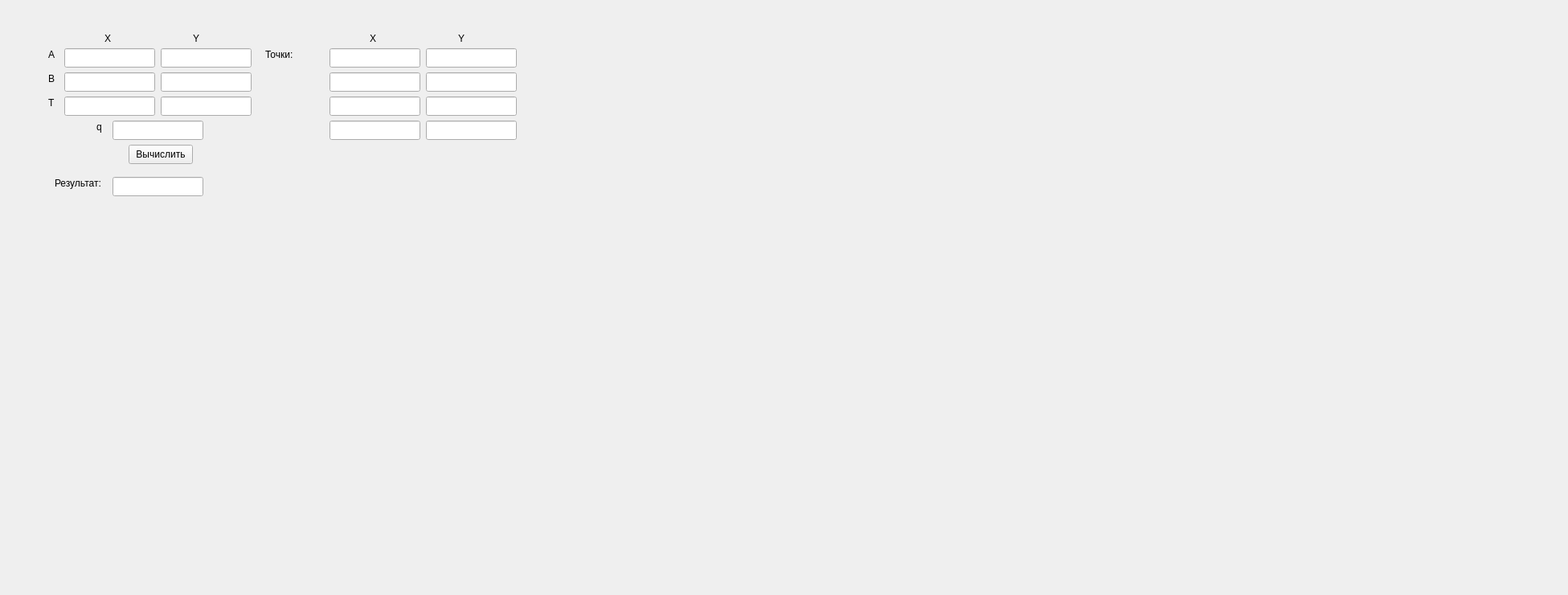
<?xml version="1.0" encoding="UTF-8"?>
<ui version="4.0">
 <class>MainWindow</class>
 <widget class="QMainWindow" name="MainWindow">
  <property name="geometry">
   <rect>
    <x>0</x>
    <y>0</y>
    <width>1951</width>
    <height>740</height>
   </rect>
  </property>
  <property name="windowTitle">
   <string>MainWindow</string>
  </property>
  <widget class="QWidget" name="centralwidget">
   <widget class="QLineEdit" name="crdAY">
    <property name="geometry">
     <rect>
      <x>200</x>
      <y>60</y>
      <width>113</width>
      <height>24</height>
     </rect>
    </property>
   </widget>
   <widget class="QLineEdit" name="crdBY">
    <property name="geometry">
     <rect>
      <x>200</x>
      <y>90</y>
      <width>113</width>
      <height>24</height>
     </rect>
    </property>
   </widget>
   <widget class="QLineEdit" name="crdAX">
    <property name="geometry">
     <rect>
      <x>80</x>
      <y>60</y>
      <width>113</width>
      <height>24</height>
     </rect>
    </property>
   </widget>
   <widget class="QLineEdit" name="crdBX">
    <property name="geometry">
     <rect>
      <x>80</x>
      <y>90</y>
      <width>113</width>
      <height>24</height>
     </rect>
    </property>
   </widget>
   <widget class="QLineEdit" name="crdTX">
    <property name="geometry">
     <rect>
      <x>80</x>
      <y>120</y>
      <width>113</width>
      <height>24</height>
     </rect>
    </property>
   </widget>
   <widget class="QLineEdit" name="crdTY">
    <property name="geometry">
     <rect>
      <x>200</x>
      <y>120</y>
      <width>113</width>
      <height>24</height>
     </rect>
    </property>
   </widget>
   <widget class="QLabel" name="label">
    <property name="geometry">
     <rect>
      <x>60</x>
      <y>60</y>
      <width>16</width>
      <height>16</height>
     </rect>
    </property>
    <property name="minimumSize">
     <size>
      <width>0</width>
      <height>16</height>
     </size>
    </property>
    <property name="text">
     <string>A</string>
    </property>
   </widget>
   <widget class="QLabel" name="label_2">
    <property name="geometry">
     <rect>
      <x>60</x>
      <y>90</y>
      <width>16</width>
      <height>16</height>
     </rect>
    </property>
    <property name="minimumSize">
     <size>
      <width>0</width>
      <height>16</height>
     </size>
    </property>
    <property name="text">
     <string>B</string>
    </property>
   </widget>
   <widget class="QLabel" name="label_3">
    <property name="geometry">
     <rect>
      <x>60</x>
      <y>120</y>
      <width>16</width>
      <height>16</height>
     </rect>
    </property>
    <property name="minimumSize">
     <size>
      <width>0</width>
      <height>16</height>
     </size>
    </property>
    <property name="text">
     <string>T</string>
    </property>
   </widget>
   <widget class="QLabel" name="label_4">
    <property name="geometry">
     <rect>
      <x>130</x>
      <y>40</y>
      <width>16</width>
      <height>16</height>
     </rect>
    </property>
    <property name="minimumSize">
     <size>
      <width>0</width>
      <height>16</height>
     </size>
    </property>
    <property name="text">
     <string>X</string>
    </property>
   </widget>
   <widget class="QLabel" name="label_5">
    <property name="geometry">
     <rect>
      <x>240</x>
      <y>40</y>
      <width>16</width>
      <height>16</height>
     </rect>
    </property>
    <property name="minimumSize">
     <size>
      <width>0</width>
      <height>16</height>
     </size>
    </property>
    <property name="text">
     <string>Y</string>
    </property>
   </widget>
   <widget class="QPushButton" name="pushButton">
    <property name="geometry">
     <rect>
      <x>160</x>
      <y>180</y>
      <width>80</width>
      <height>24</height>
     </rect>
    </property>
    <property name="text">
     <string>Вычислить</string>
    </property>
   </widget>
   <widget class="QLabel" name="label_6">
    <property name="geometry">
     <rect>
      <x>68</x>
      <y>220</y>
      <width>71</width>
      <height>16</height>
     </rect>
    </property>
    <property name="text">
     <string>Результат:</string>
    </property>
   </widget>
   <widget class="QLineEdit" name="result">
    <property name="geometry">
     <rect>
      <x>140</x>
      <y>220</y>
      <width>113</width>
      <height>24</height>
     </rect>
    </property>
    <property name="readOnly">
     <bool>true</bool>
    </property>
   </widget>
   <widget class="QLineEdit" name="qngle">
    <property name="geometry">
     <rect>
      <x>140</x>
      <y>150</y>
      <width>113</width>
      <height>24</height>
     </rect>
    </property>
    <property name="text">
     <string/>
    </property>
   </widget>
   <widget class="QLabel" name="label_7">
    <property name="geometry">
     <rect>
      <x>120</x>
      <y>150</y>
      <width>16</width>
      <height>16</height>
     </rect>
    </property>
    <property name="minimumSize">
     <size>
      <width>0</width>
      <height>16</height>
     </size>
    </property>
    <property name="text">
     <string>q</string>
    </property>
   </widget>
   <widget class="QLineEdit" name="pty2">
    <property name="geometry">
     <rect>
      <x>530</x>
      <y>90</y>
      <width>113</width>
      <height>24</height>
     </rect>
    </property>
    <property name="readOnly">
     <bool>true</bool>
    </property>
   </widget>
   <widget class="QLabel" name="label_8">
    <property name="geometry">
     <rect>
      <x>570</x>
      <y>40</y>
      <width>16</width>
      <height>16</height>
     </rect>
    </property>
    <property name="minimumSize">
     <size>
      <width>0</width>
      <height>16</height>
     </size>
    </property>
    <property name="text">
     <string>Y</string>
    </property>
   </widget>
   <widget class="QLineEdit" name="pty3">
    <property name="geometry">
     <rect>
      <x>530</x>
      <y>120</y>
      <width>113</width>
      <height>24</height>
     </rect>
    </property>
    <property name="readOnly">
     <bool>true</bool>
    </property>
   </widget>
   <widget class="QLineEdit" name="ptx3">
    <property name="geometry">
     <rect>
      <x>410</x>
      <y>120</y>
      <width>113</width>
      <height>24</height>
     </rect>
    </property>
    <property name="readOnly">
     <bool>true</bool>
    </property>
   </widget>
   <widget class="QLineEdit" name="pty1">
    <property name="geometry">
     <rect>
      <x>530</x>
      <y>60</y>
      <width>113</width>
      <height>24</height>
     </rect>
    </property>
    <property name="readOnly">
     <bool>true</bool>
    </property>
   </widget>
   <widget class="QLineEdit" name="ptx1">
    <property name="geometry">
     <rect>
      <x>410</x>
      <y>60</y>
      <width>113</width>
      <height>24</height>
     </rect>
    </property>
    <property name="readOnly">
     <bool>true</bool>
    </property>
   </widget>
   <widget class="QLineEdit" name="ptx2">
    <property name="geometry">
     <rect>
      <x>410</x>
      <y>90</y>
      <width>113</width>
      <height>24</height>
     </rect>
    </property>
    <property name="readOnly">
     <bool>true</bool>
    </property>
   </widget>
   <widget class="QLabel" name="label_9">
    <property name="geometry">
     <rect>
      <x>460</x>
      <y>40</y>
      <width>16</width>
      <height>16</height>
     </rect>
    </property>
    <property name="minimumSize">
     <size>
      <width>0</width>
      <height>16</height>
     </size>
    </property>
    <property name="text">
     <string>X</string>
    </property>
   </widget>
   <widget class="QLineEdit" name="pty4">
    <property name="geometry">
     <rect>
      <x>530</x>
      <y>150</y>
      <width>113</width>
      <height>24</height>
     </rect>
    </property>
    <property name="readOnly">
     <bool>true</bool>
    </property>
   </widget>
   <widget class="QLineEdit" name="ptx4">
    <property name="geometry">
     <rect>
      <x>410</x>
      <y>150</y>
      <width>113</width>
      <height>24</height>
     </rect>
    </property>
    <property name="readOnly">
     <bool>true</bool>
    </property>
   </widget>
   <widget class="QLabel" name="label_10">
    <property name="geometry">
     <rect>
      <x>330</x>
      <y>60</y>
      <width>71</width>
      <height>16</height>
     </rect>
    </property>
    <property name="text">
     <string>Точки:</string>
    </property>
   </widget>
   <widget class="QWidget" name="verticalLayoutWidget">
    <property name="geometry">
     <rect>
      <x>680</x>
      <y>10</y>
      <width>1251</width>
      <height>711</height>
     </rect>
    </property>
    <layout class="QVBoxLayout" name="verticalLayout">
     <property name="topMargin">
      <number>0</number>
     </property>
    </layout>
   </widget>
  </widget>
 </widget>
 <resources/>
 <connections/>
</ui>
